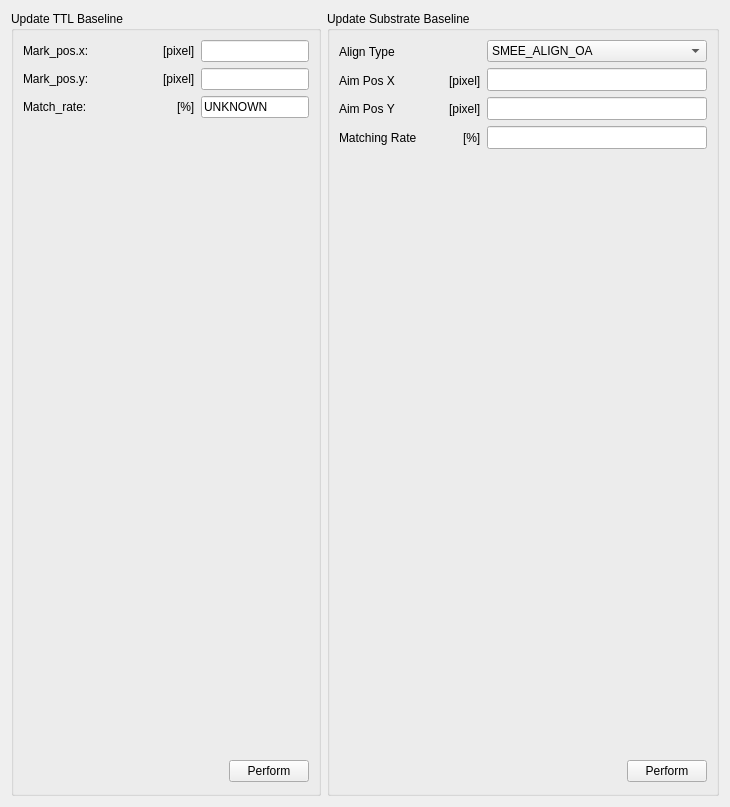
     <widget class="QWidget" name="tab_7">
      <attribute name="title">
       <string>Update Baseline</string>
      </attribute>
      <layout class="QGridLayout" name="gridLayout_2">
       <item row="0" column="0">
        <widget class="QGroupBox" name="EC4T_update_ttl_baseline_qgb">
         <property name="title">
          <string>Update TTL Baseline</string>
         </property>
         <layout class="QGridLayout" name="_7">
          <item row="3" column="0">
           <spacer>
            <property name="orientation">
             <enum>Qt::Vertical</enum>
            </property>
            <property name="sizeHint" stdset="0">
             <size>
              <width>172</width>
              <height>431</height>
             </size>
            </property>
           </spacer>
          </item>
          <item row="0" column="0">
           <layout class="QHBoxLayout" name="_8">
            <item>
             <widget class="QLabel" name="EC4T_update_ttl_baseline__ttl_baseline_result_p_AE_ref_pos_x_qlb">
              <property name="text">
               <string>Mark_pos.x:</string>
              </property>
             </widget>
            </item>
            <item>
             <spacer>
              <property name="orientation">
               <enum>Qt::Horizontal</enum>
              </property>
              <property name="sizeHint" stdset="0">
               <size>
                <width>40</width>
                <height>20</height>
               </size>
              </property>
             </spacer>
            </item>
            <item>
             <widget class="QLabel" name="EC4T_update_ttl_baseline__ttl_baseline_result_p_AE_ref_pos_x_qlb_2">
              <property name="text">
               <string>[pixel]</string>
              </property>
             </widget>
            </item>
           </layout>
          </item>
          <item row="0" column="1">
           <widget class="SMEE::StatusLine" name="EC4T_update_ttl_baseline__ttl_baseline_result_p_Mark_pos_x_qle"/>
          </item>
          <item row="1" column="0">
           <layout class="QHBoxLayout" name="_9">
            <item>
             <widget class="QLabel" name="EC4T_update_ttl_baseline__ttl_baseline_result_p_AE_ref_pos_y_qlb">
              <property name="text">
               <string>Mark_pos.y:</string>
              </property>
             </widget>
            </item>
            <item>
             <spacer>
              <property name="orientation">
               <enum>Qt::Horizontal</enum>
              </property>
              <property name="sizeHint" stdset="0">
               <size>
                <width>40</width>
                <height>20</height>
               </size>
              </property>
             </spacer>
            </item>
            <item>
             <widget class="QLabel" name="EC4T_update_ttl_baseline__ttl_baseline_result_p_AE_ref_pos_y_qlb_2">
              <property name="text">
               <string>[pixel]</string>
              </property>
             </widget>
            </item>
           </layout>
          </item>
          <item row="1" column="1">
           <widget class="SMEE::StatusLine" name="EC4T_update_ttl_baseline__ttl_baseline_result_p_Mark_pos_y_qle"/>
          </item>
          <item row="2" column="0">
           <layout class="QHBoxLayout" name="_10">
            <item>
             <widget class="QLabel" name="EC4T_update_ttl_baseline__ttl_baseline_result_p_AE_ref_pos_y_qlb_3">
              <property name="text">
               <string>Match_rate:</string>
              </property>
             </widget>
            </item>
            <item>
             <spacer>
              <property name="orientation">
               <enum>Qt::Horizontal</enum>
              </property>
              <property name="sizeHint" stdset="0">
               <size>
                <width>40</width>
                <height>20</height>
               </size>
              </property>
             </spacer>
            </item>
            <item>
             <widget class="QLabel" name="EC4T_update_ttl_baseline__ttl_baseline_result_p_AE_ref_pos_y_qlb_4">
              <property name="text">
               <string>[%]</string>
              </property>
             </widget>
            </item>
           </layout>
          </item>
          <item row="2" column="1">
           <widget class="SMEE::StatusLine" name="EC4T_update_ttl_baseline__ttl_baseline_result_p_Match_rate_qle">
            <property name="text">
             <string>UNKNOWN</string>
            </property>
           </widget>
          </item>
          <item row="4" column="0" colspan="2">
           <layout class="QVBoxLayout" name="_11">
            <item>
             <layout class="QHBoxLayout" name="_12">
              <item>
               <spacer>
                <property name="orientation">
                 <enum>Qt::Horizontal</enum>
                </property>
                <property name="sizeHint" stdset="0">
                 <size>
                  <width>40</width>
                  <height>25</height>
                 </size>
                </property>
               </spacer>
              </item>
              <item>
               <widget class="SMEE::PerformButton" name="EC4T_update_ttl_baseline_qpb">
                <property name="text">
                 <string>Perform</string>
                </property>
               </widget>
              </item>
             </layout>
            </item>
           </layout>
          </item>
         </layout>
        </widget>
       </item>
       <item row="0" column="1">
        <widget class="QGroupBox" name="EC4T_update_wa_baseline_qgb">
         <property name="title">
          <string>Update Substrate Baseline</string>
         </property>
         <layout class="QGridLayout" name="gridLayout">
          <item row="0" column="0">
           <layout class="QHBoxLayout" name="_2">
            <item>
             <widget class="QLabel" name="EC4T_update_wa_baseline__align_type_qlb">
              <property name="text">
               <string>Align Type</string>
              </property>
             </widget>
            </item>
            <item>
             <spacer>
              <property name="orientation">
               <enum>Qt::Horizontal</enum>
              </property>
              <property name="sizeHint" stdset="0">
               <size>
                <width>40</width>
                <height>20</height>
               </size>
              </property>
             </spacer>
            </item>
            <item>
             <widget class="QLabel" name="EC4T_update_wa_baseline__align_type_qlb_2">
              <property name="text">
               <string/>
              </property>
             </widget>
            </item>
           </layout>
          </item>
          <item row="0" column="1" rowspan="4">
           <layout class="QVBoxLayout" name="verticalLayout">
            <item>
             <widget class="QComboBox" name="EC4T_update_wa_baseline__align_type_qcb">
              <property name="minimumSize">
               <size>
                <width>220</width>
                <height>22</height>
               </size>
              </property>
              <item>
               <property name="text">
                <string>SMEE_ALIGN_OA</string>
               </property>
              </item>
              <item>
               <property name="text">
                <string>SMEE_ALIGN_WBA</string>
               </property>
              </item>
              <item>
               <property name="text">
                <string>SMEE_ALIGN_DT</string>
               </property>
              </item>
              <item>
               <property name="text">
                <string>SMEE_ALIGN_NONE</string>
               </property>
              </item>
              <item>
               <property name="text">
                <string>SMEE_ALIGN_TTL</string>
               </property>
              </item>
             </widget>
            </item>
            <item>
             <widget class="SMEE::StatusLine" name="EC4T_update_wa_baseline__oa_baseline_result_p_aim_pos_x_qle">
              <property name="minimumSize">
               <size>
                <width>220</width>
                <height>23</height>
               </size>
              </property>
             </widget>
            </item>
            <item>
             <widget class="SMEE::StatusLine" name="EC4T_update_wa_baseline__oa_baseline_result_p_aim_pos_y_qle">
              <property name="minimumSize">
               <size>
                <width>220</width>
                <height>23</height>
               </size>
              </property>
             </widget>
            </item>
            <item>
             <widget class="SMEE::StatusLine" name="EC4T_update_wa_baseline__oa_baseline_result_p_matching_rate_qle">
              <property name="minimumSize">
               <size>
                <width>220</width>
                <height>23</height>
               </size>
              </property>
             </widget>
            </item>
           </layout>
          </item>
          <item row="1" column="0">
           <layout class="QHBoxLayout" name="_3">
            <item>
             <widget class="QLabel" name="EC4T_update_wa_baseline__oa_baseline_result_p_aim_pos_x_qlb">
              <property name="text">
               <string>Aim Pos X</string>
              </property>
             </widget>
            </item>
            <item>
             <spacer>
              <property name="orientation">
               <enum>Qt::Horizontal</enum>
              </property>
              <property name="sizeHint" stdset="0">
               <size>
                <width>40</width>
                <height>20</height>
               </size>
              </property>
             </spacer>
            </item>
            <item>
             <widget class="QLabel" name="EC4T_update_wa_baseline__oa_baseline_result_p_aim_pos_x_qlb_2">
              <property name="text">
               <string>[pixel]</string>
              </property>
             </widget>
            </item>
           </layout>
          </item>
          <item row="2" column="0">
           <layout class="QHBoxLayout" name="_4">
            <item>
             <widget class="QLabel" name="EC4T_update_wa_baseline__oa_baseline_result_p_aim_pos_y_qlb">
              <property name="text">
               <string>Aim Pos Y</string>
              </property>
             </widget>
            </item>
            <item>
             <spacer>
              <property name="orientation">
               <enum>Qt::Horizontal</enum>
              </property>
              <property name="sizeHint" stdset="0">
               <size>
                <width>40</width>
                <height>20</height>
               </size>
              </property>
             </spacer>
            </item>
            <item>
             <widget class="QLabel" name="EC4T_update_wa_baseline__oa_baseline_result_p_aim_pos_y_qlb_2">
              <property name="text">
               <string>[pixel]</string>
              </property>
             </widget>
            </item>
           </layout>
          </item>
          <item row="3" column="0">
           <layout class="QHBoxLayout" name="_5">
            <item>
             <widget class="QLabel" name="EC4T_update_wa_baseline__oa_baseline_result_p_matching_rate_qlb">
              <property name="text">
               <string>Matching Rate</string>
              </property>
             </widget>
            </item>
            <item>
             <spacer>
              <property name="orientation">
               <enum>Qt::Horizontal</enum>
              </property>
              <property name="sizeHint" stdset="0">
               <size>
                <width>40</width>
                <height>20</height>
               </size>
              </property>
             </spacer>
            </item>
            <item>
             <widget class="QLabel" name="EC4T_update_wa_baseline__oa_baseline_result_p_matching_rate_qlb_2">
              <property name="text">
               <string>[%]</string>
              </property>
             </widget>
            </item>
           </layout>
          </item>
          <item row="4" column="1">
           <spacer name="verticalSpacer">
            <property name="orientation">
             <enum>Qt::Vertical</enum>
            </property>
            <property name="sizeHint" stdset="0">
             <size>
              <width>20</width>
              <height>604</height>
             </size>
            </property>
           </spacer>
          </item>
          <item row="5" column="1">
           <layout class="QHBoxLayout" name="_6">
            <item>
             <spacer>
              <property name="orientation">
               <enum>Qt::Horizontal</enum>
              </property>
              <property name="sizeHint" stdset="0">
               <size>
                <width>40</width>
                <height>25</height>
               </size>
              </property>
             </spacer>
            </item>
            <item>
             <widget class="SMEE::PerformButton" name="EC4T_update_wa_baseline_qpb">
              <property name="text">
               <string>Perform</string>
              </property>
             </widget>
            </item>
           </layout>
          </item>
         </layout>
        </widget>
       </item>
      </layout>
     </widget>
